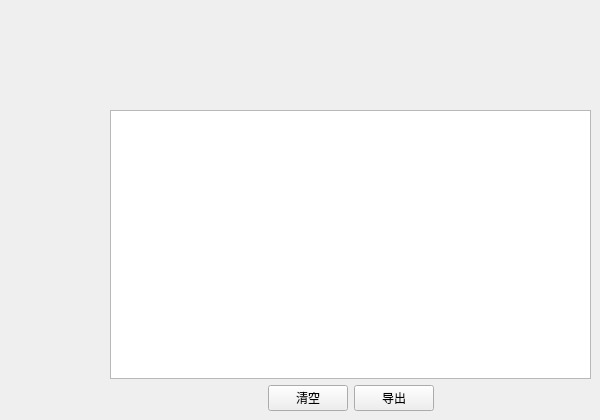
               <widget class="QWidget" name="page_6">
                <widget class="QWidget" name="gWidget" native="true">
                 <property name="geometry">
                  <rect>
                   <x>110</x>
                   <y>110</y>
                   <width>481</width>
                   <height>301</height>
                  </rect>
                 </property>
                 <layout class="QVBoxLayout" name="verticalLayout_11">
                  <item>
                   <widget class="CNC_CodeEditor" name="plainTextEdit"/>
                  </item>
                  <item>
                   <layout class="QHBoxLayout" name="horizontalLayout_58">
                    <item>
                     <spacer name="horizontalSpacer_16">
                      <property name="orientation">
                       <enum>Qt::Horizontal</enum>
                      </property>
                      <property name="sizeHint" stdset="0">
                       <size>
                        <width>40</width>
                        <height>20</height>
                       </size>
                      </property>
                     </spacer>
                    </item>
                    <item>
                     <widget class="QPushButton" name="pushButton_40">
                      <property name="text">
                       <string>清空</string>
                      </property>
                     </widget>
                    </item>
                    <item>
                     <widget class="QPushButton" name="pushButton_41">
                      <property name="text">
                       <string>导出</string>
                      </property>
                     </widget>
                    </item>
                    <item>
                     <spacer name="horizontalSpacer_17">
                      <property name="orientation">
                       <enum>Qt::Horizontal</enum>
                      </property>
                      <property name="sizeHint" stdset="0">
                       <size>
                        <width>40</width>
                        <height>20</height>
                       </size>
                      </property>
                     </spacer>
                    </item>
                   </layout>
                  </item>
                 </layout>
                </widget>
               </widget>
